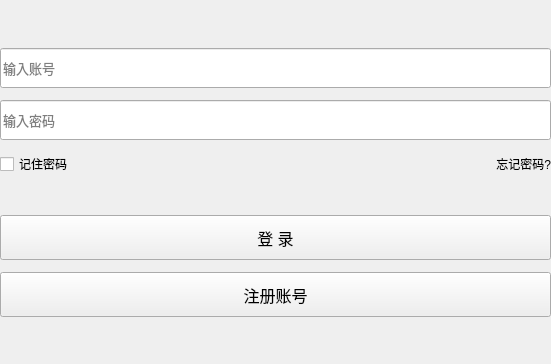
<?xml version="1.0" encoding="UTF-8"?>
<ui version="4.0">
 <class>login</class>
 <widget class="QWidget" name="login">
  <property name="geometry">
   <rect>
    <x>0</x>
    <y>0</y>
    <width>551</width>
    <height>364</height>
   </rect>
  </property>
  <property name="styleSheet">
   <string notr="true"/>
  </property>
  <layout class="QVBoxLayout" name="verticalLayout_main">
   <property name="spacing">
    <number>0</number>
   </property>
   <property name="leftMargin">
    <number>0</number>
   </property>
   <property name="topMargin">
    <number>0</number>
   </property>
   <property name="rightMargin">
    <number>0</number>
   </property>
   <property name="bottomMargin">
    <number>0</number>
   </property>
   <item>
    <widget class="QWidget" name="bg_widget" native="true">
     <layout class="QVBoxLayout" name="verticalLayout">
      <property name="spacing">
       <number>15</number>
      </property>
      <property name="leftMargin">
       <number>0</number>
      </property>
      <property name="topMargin">
       <number>0</number>
      </property>
      <property name="rightMargin">
       <number>0</number>
      </property>
      <property name="bottomMargin">
       <number>0</number>
      </property>
      <item>
       <widget class="QStackedWidget" name="stackedWidget">
        <property name="currentIndex">
         <number>0</number>
        </property>
        <widget class="QWidget" name="page_login">
         <layout class="QVBoxLayout" name="verticalLayout_login">
          <property name="spacing">
           <number>12</number>
          </property>
          <property name="leftMargin">
           <number>0</number>
          </property>
          <property name="topMargin">
           <number>0</number>
          </property>
          <property name="rightMargin">
           <number>0</number>
          </property>
          <property name="bottomMargin">
           <number>0</number>
          </property>
          <item>
           <spacer name="verticalSpacer_Top">
            <property name="orientation">
             <enum>Qt::Orientation::Vertical</enum>
            </property>
            <property name="sizeType">
             <enum>QSizePolicy::Policy::Expanding</enum>
            </property>
            <property name="sizeHint" stdset="0">
             <size>
              <width>20</width>
              <height>8</height>
             </size>
            </property>
           </spacer>
          </item>
          <item>
           <layout class="QHBoxLayout" name="horizontalLayout_User">
            <property name="spacing">
             <number>10</number>
            </property>
            <item>
             <widget class="ElaLineEdit" name="userEdit">
              <property name="minimumSize">
               <size>
                <width>0</width>
                <height>40</height>
               </size>
              </property>
              <property name="maximumSize">
               <size>
                <width>16777215</width>
                <height>40</height>
               </size>
              </property>
              <property name="font">
               <font>
                <family>Microsoft YaHei</family>
                <pointsize>10</pointsize>
               </font>
              </property>
              <property name="placeholderText">
               <string>输入账号</string>
              </property>
             </widget>
            </item>
           </layout>
          </item>
          <item>
           <layout class="QHBoxLayout" name="horizontalLayout_Pass">
            <property name="spacing">
             <number>10</number>
            </property>
            <item>
             <widget class="ElaLineEdit" name="passEdit">
              <property name="minimumSize">
               <size>
                <width>0</width>
                <height>40</height>
               </size>
              </property>
              <property name="maximumSize">
               <size>
                <width>16777215</width>
                <height>40</height>
               </size>
              </property>
              <property name="font">
               <font>
                <family>Microsoft YaHei</family>
                <pointsize>10</pointsize>
               </font>
              </property>
              <property name="echoMode">
               <enum>QLineEdit::EchoMode::Password</enum>
              </property>
              <property name="placeholderText">
               <string>输入密码</string>
              </property>
             </widget>
            </item>
           </layout>
          </item>
          <item>
           <layout class="QHBoxLayout" name="horizontalLayout_Forget">
            <item>
             <widget class="QCheckBox" name="rememberCheck">
              <property name="cursor">
               <cursorShape>PointingHandCursor</cursorShape>
              </property>
              <property name="text">
               <string>记住密码</string>
              </property>
             </widget>
            </item>
            <item>
             <spacer name="horizontalSpacer_Forget">
              <property name="orientation">
               <enum>Qt::Orientation::Horizontal</enum>
              </property>
              <property name="sizeHint" stdset="0">
               <size>
                <width>40</width>
                <height>20</height>
               </size>
              </property>
             </spacer>
            </item>
            <item>
             <widget class="ClickedLabel" name="forget_label">
              <property name="cursor">
               <cursorShape>PointingHandCursor</cursorShape>
              </property>
              <property name="text">
               <string>忘记密码?</string>
              </property>
              <property name="alignment">
               <set>Qt::AlignmentFlag::AlignRight|Qt::AlignmentFlag::AlignTrailing|Qt::AlignmentFlag::AlignVCenter</set>
              </property>
             </widget>
            </item>
           </layout>
          </item>
          <item>
           <widget class="QLabel" name="errTip">
            <property name="minimumSize">
             <size>
              <width>0</width>
              <height>15</height>
             </size>
            </property>
            <property name="maximumSize">
             <size>
              <width>16777215</width>
              <height>15</height>
             </size>
            </property>
            <property name="text">
             <string/>
            </property>
            <property name="alignment">
             <set>Qt::AlignmentFlag::AlignCenter</set>
            </property>
           </widget>
          </item>
          <item>
           <widget class="QPushButton" name="loginBtn">
            <property name="minimumSize">
             <size>
              <width>0</width>
              <height>45</height>
             </size>
            </property>
            <property name="maximumSize">
             <size>
              <width>16777215</width>
              <height>45</height>
             </size>
            </property>
            <property name="font">
             <font>
              <family>Microsoft YaHei</family>
              <pointsize>12</pointsize>
              <bold>false</bold>
             </font>
            </property>
            <property name="cursor">
             <cursorShape>PointingHandCursor</cursorShape>
            </property>
            <property name="text">
             <string>登 录</string>
            </property>
           </widget>
          </item>
          <item>
           <widget class="QPushButton" name="regBtn">
            <property name="minimumSize">
             <size>
              <width>0</width>
              <height>45</height>
             </size>
            </property>
            <property name="maximumSize">
             <size>
              <width>16777215</width>
              <height>45</height>
             </size>
            </property>
            <property name="font">
             <font>
              <family>Microsoft YaHei</family>
              <pointsize>12</pointsize>
             </font>
            </property>
            <property name="cursor">
             <cursorShape>PointingHandCursor</cursorShape>
            </property>
            <property name="text">
             <string>注册账号</string>
            </property>
           </widget>
          </item>
          <item>
           <spacer name="verticalSpacer">
            <property name="orientation">
             <enum>Qt::Orientation::Vertical</enum>
            </property>
            <property name="sizeType">
             <enum>QSizePolicy::Policy::Expanding</enum>
            </property>
            <property name="sizeHint" stdset="0">
             <size>
              <width>20</width>
              <height>8</height>
             </size>
            </property>
           </spacer>
          </item>
         </layout>
        </widget>
        <widget class="QWidget" name="page_loading">
         <layout class="QVBoxLayout" name="verticalLayout_loading">
          <property name="spacing">
           <number>20</number>
          </property>
          <item>
           <spacer name="verticalSpacer_loading_top">
            <property name="orientation">
             <enum>Qt::Orientation::Vertical</enum>
            </property>
            <property name="sizeHint" stdset="0">
             <size>
              <width>20</width>
              <height>40</height>
             </size>
            </property>
           </spacer>
          </item>
          <item>
           <widget class="ElaProgressBar" name="progressBar">
            <property name="value">
             <number>24</number>
            </property>
           </widget>
          </item>
          <item alignment="Qt::AlignmentFlag::AlignHCenter">
           <widget class="ElaText" name="load_login_lb">
            <property name="font">
             <font>
              <pointsize>13</pointsize>
             </font>
            </property>
            <property name="text">
             <string/>
            </property>
           </widget>
          </item>
          <item>
           <spacer name="verticalSpacer_loading_bottom">
            <property name="orientation">
             <enum>Qt::Orientation::Vertical</enum>
            </property>
            <property name="sizeHint" stdset="0">
             <size>
              <width>20</width>
              <height>40</height>
             </size>
            </property>
           </spacer>
          </item>
         </layout>
        </widget>
       </widget>
      </item>
     </layout>
    </widget>
   </item>
  </layout>
 </widget>
 <customwidgets>
  <customwidget>
   <class>ElaLineEdit</class>
   <extends>QLineEdit</extends>
   <header>ElaLineEdit.h</header>
  </customwidget>
  <customwidget>
   <class>ClickedLabel</class>
   <extends>QLabel</extends>
   <header>src/widgets/clickedlabel.h</header>
  </customwidget>
  <customwidget>
   <class>ElaProgressBar</class>
   <extends>QProgressBar</extends>
   <header>ElaProgressBar.h</header>
  </customwidget>
  <customwidget>
   <class>ElaText</class>
   <extends>QLabel</extends>
   <header>ElaText.h</header>
  </customwidget>
 </customwidgets>
 <resources/>
 <connections/>
</ui>
